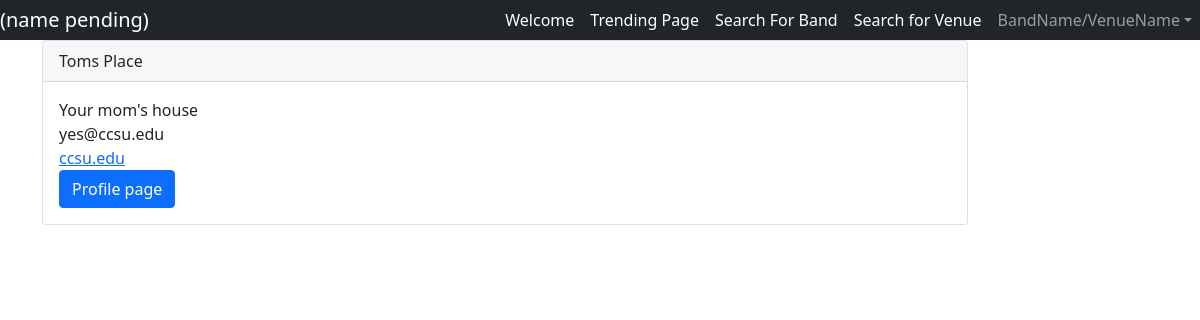
/venues/, run on an earlier commit of the app's database.
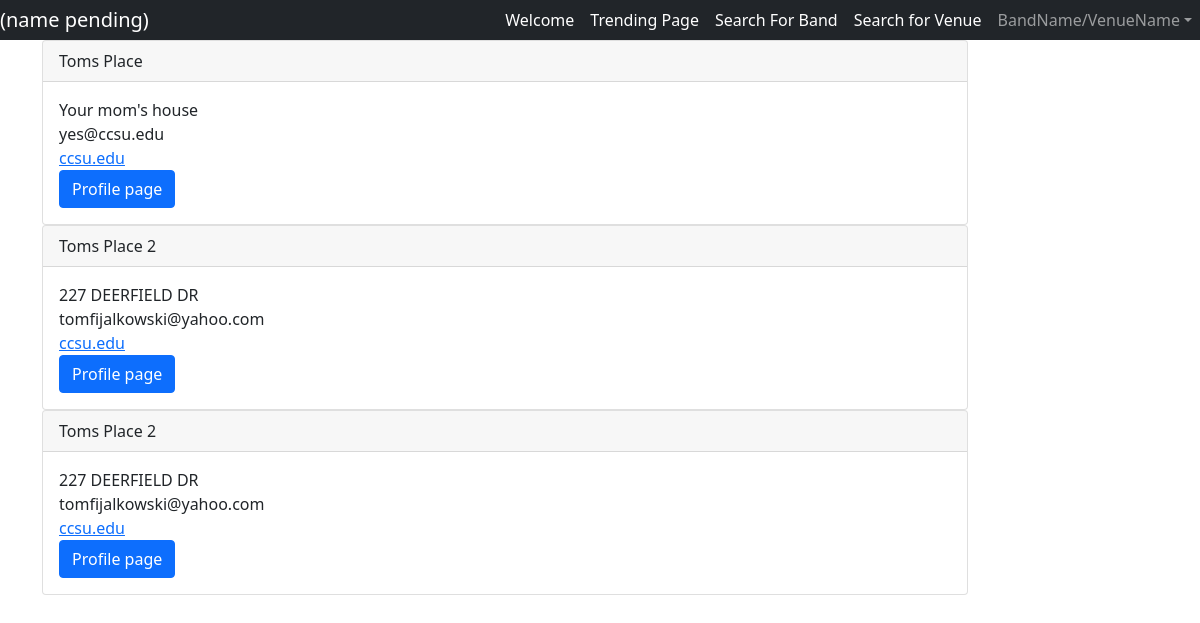
And on a later commit of the database.
### BandView/models.py (models this page shows, shortened)
class Venue(models.Model):
    venueName = models.CharField(max_length=100, blank=False)
    venueDescription = models.TextField()
    address = models.CharField(max_length=200, blank=False)
    venueEmail = models.EmailField(max_length=254, blank=False)
    venuePhone = models.IntegerField(blank=False)
    website = models.CharField(max_length=200)
    profilePic = models.ImageField(null=True, blank=True, upload_to="images/")

### BandView/views.py (the view)
# urls.py: path('venues/', views.venues, name="venues"),
def venues(request):
    venues = Venue.objects.all()
    return render(request, 'Venues.html', {'venues': venues})

### templates/Venues.html
{% extends 'base.html' %}
{% block body %}
    <div class="container">
        <div class="row justify content center">
            <div class="col-10">
                {% for venue in venues %}
                    <div class="card">
                        <div class="card-header">
                            {{ venue.venueName }}
                        </div>
                        <div class="card-body">
                            {{ venue.address }} <br>
                            {{ venue.venueEmail }} <br>
                            <a href="{{ venue.website }}">{{ venue.website }}</a> <br>
                            <a href="{% url 'venue-profile' venue.id %}"><button class="btn btn-primary">Profile page</button></a>
                        </div>
                    </div>
                {% endfor %}
            </div>
        </div>
    </div>
{% endblock %}

### templates/base.html (shortened to what this page needs)
<!DOCTYPE html>
<html lang="en">
<head>
    <link href="https://cdn.jsdelivr.net/npm/bootstrap@5.1.1/dist/css/bootstrap.min.css" rel="stylesheet">
    <link rel="stylesheet" href="https://cdn.jsdelivr.net/npm/bootstrap-icons@1.5.0/font/bootstrap-icons.css">
</head>
<body>
    <nav class="nav navbar-dark bg-dark navbar-expand-lg">
        <a class="navbar-brand" href="#">(name pending)</a>
        <div class="collapse navbar-collapse me-auto" id="navbarSupportedContent">
            <ul class="navbar-nav ms-auto justify-content-center">
                <li class="nav-item">
                    <a class="nav-link active" href="#">Welcome</a>
                </li>
                {% if user_signed_in == False %}
                <li class="nav-item">
                    <a class="nav-link active" href="{% url 'sign-in' %}">Sign-In</a>
                </li>
                {% else %}
                <li class="nav-item">
                    <a class="nav-link active" href="#">Trending Page</a>
                </li>
                <li class="nav-item">
                    <a class="nav-link active" href="#">Search For Band</a>
                </li>
                <li class="nav-item">
                    <a class="nav-link active" href="#">Search for Venue</a>
                </li>
                <li class="nav-item dropdown">
                    <a class="nav-link dropdown-toggle" id="navbarDropdown" role="button" data-bs-toggle="dropdown" aria-expanded="false">BandName/VenueName</a>
                </li>
                {% endif %}
            </ul>
        </div>
    </nav>
    {% block body %}
    {% endblock %}
</body>
</html>

What changed in the data, as far as the page shows it:
added Venue: venueName "Toms Place 2", address "227 DEERFIELD DR", venueEmail "tomfijalkowski@yahoo.com", website "ccsu.edu"
added Venue: venueName "Toms Place 2", address "227 DEERFIELD DR", venueEmail "tomfijalkowski@yahoo.com", website "ccsu.edu"
